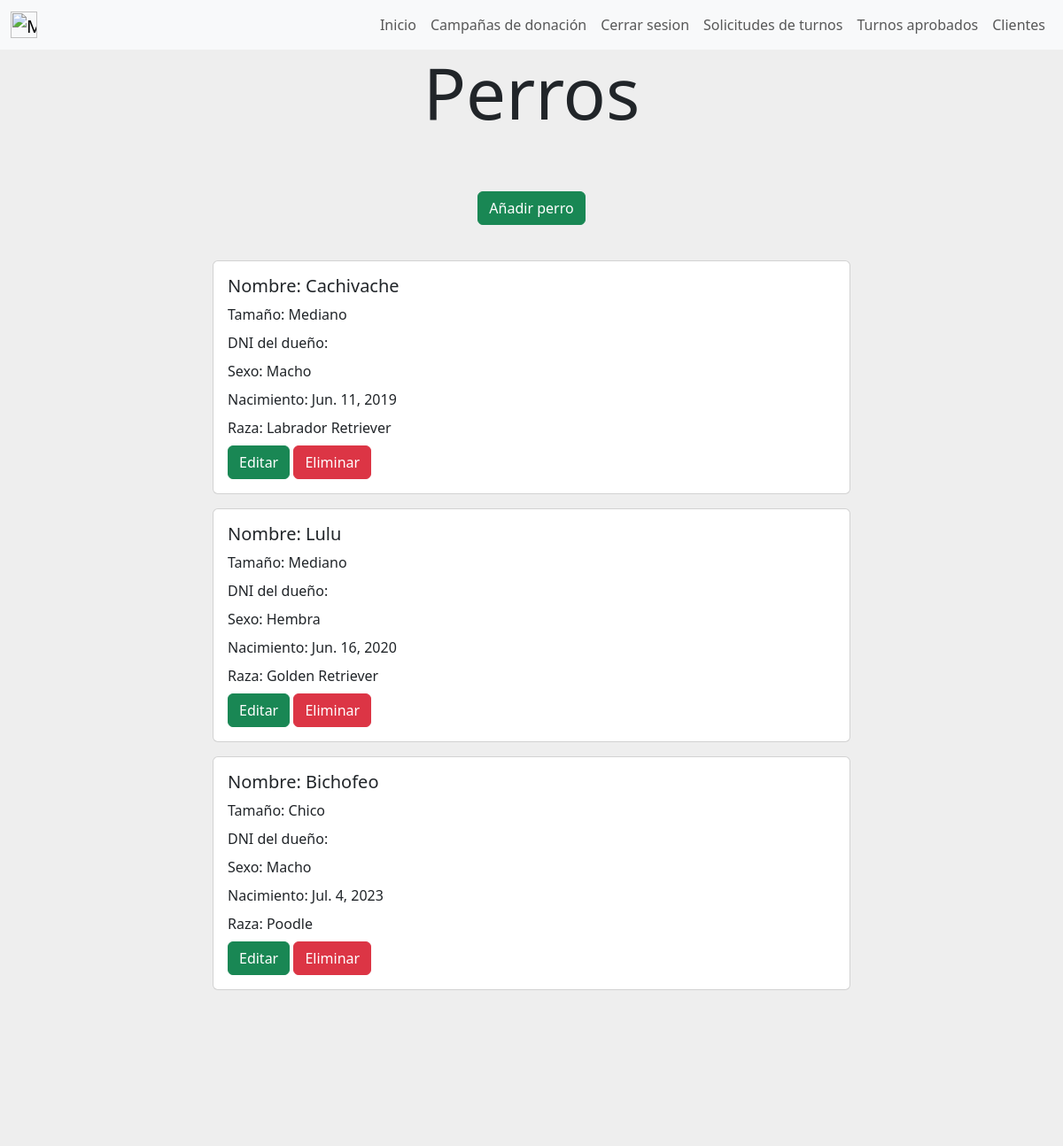
/perros (signed in), run on the app's committed database.
### gestion_de_mascotas/models.py (models this page shows, shortened)
class Perro(models.Model):
    nombre = models.CharField(verbose_name="Nombre",max_length=30)
    size = models.CharField(verbose_name="Tamaño", max_length=50)
    owner = models.ForeignKey(User, on_delete=models.CASCADE)
    raza = models.ForeignKey(Raza, on_delete=models.CASCADE, default=None, null=True)
    sexo = models.CharField(max_length=30,null=True, default=None)
    nacimiento = models.DateField()
    class Meta:
        unique_together = (('nombre', 'owner'))
        verbose_name='perro'
        verbose_name_plural='perros'

class Raza(models.Model):
    nombre = models.CharField(max_length=50)
    class Meta():
        verbose_name = "Raza"
        verbose_name_plural = "Razas"
    def __str__(self) :
        return self.nombre

### gestion_de_mascotas/views.py (the view)
# urls.py: path('perros',views.perros, name= "perros"),
def perros (request) :
    perros=Perro.objects.all()
    return render(request,"gestion_de_mascotas/perros.html",{"perros":perros})

### gestion_de_mascotas/templates/gestion_de_mascotas/perros.html (shortened to what this page needs)
{% extends "gestion_de_usuarios/base.html" %}
{% block content %}
{% if user.is_superuser %}
<div style="background-color:#eee;height: 20%;text-align: center;">
    <h1 class="display-1">Perros</h1>
</div>
<div style="background-color: #eee;background-position: center;background-size: cover; align-items: center;justify-content: center;display: flex;">
    <a class="btn btn-success" href="{% url 'cargar_perro' %}" style="color:white;">Añadir perro</a>
</div>
<div style="background-color:#eee;height: 5%;text-align: center;">
</div>
{% if perros.count == 0 %}
<div style="background-color: #eee;background-position: center;background-size: cover; align-items: center;justify-content: center;display: flex;">
    <div class="card mb-3 element-home-color" style="width: 60%;">
        <div class="row g-0">
            <div class="card">
                <div class="card-body">
                    Aún no hay ningún perro agregado.
                </div>
            </div>
        </div>
    </div>
</div>
{% else %}
        {% for perro in perros %}
        <div style="background-color: #eee;background-position: center;background-size: cover; align-items: center;justify-content: center;display: flex;">
            <div class="card mb-3 element-home-color" style="width: 60%;">
                <div class="row g-0">
                <div class="col-md-8">
                    <div class="card-body">
                    <h5 class="card-title">Nombre: {{perro.nombre}}</h5>
                    <p class="card-title">Tamaño: {{perro.size}}</p>
                    <p class="card-title">DNI del dueño: {{perro.dni_owner}}</p>
                    <p class="card-title">Sexo: {{perro.sexo}}</p>
                    <p class="card-title">Nacimiento: {{perro.nacimiento}}</p>
                    <p class="card-title">Raza: {{perro.raza}}</p>
                    <a class="btn btn-success" href="{% url 'editar_perro' perro.id %}" style="color:white;">Editar</a>
                    <a href ="#" class="btn btn-danger" onclick="delete_perro({{perro.id}})" style="color:white;">Eliminar</a>
                    </div>
                </div>
                </div>
            </div>
        </div>
        {% endfor %}
<div style="background-color:#eee;height: 20%;">
</div>
{% endif %}
{% else %}
    <img src="https://st.depositphotos.com/31068556/51146/v/600/depositphotos_511461970-stock-illustration-concept-design-of-an-empty.jpg" class="img-fluid rounded-start" alt="..." style="border-radius: 4px;">
{% endif %}
{% endblock %}

### data on the page
Perro: nombre "Cachivache", size "Mediano", sexo "Macho", nacimiento "Jun. 11, 2019", raza "Labrador Retriever"
Perro: nombre "Lulu", size "Mediano", sexo "Hembra", nacimiento "Jun. 16, 2020", raza "Golden Retriever"
Perro: nombre "Bichofeo", size "Chico", sexo "Macho", nacimiento "Jul. 4, 2023", raza "Poodle"
